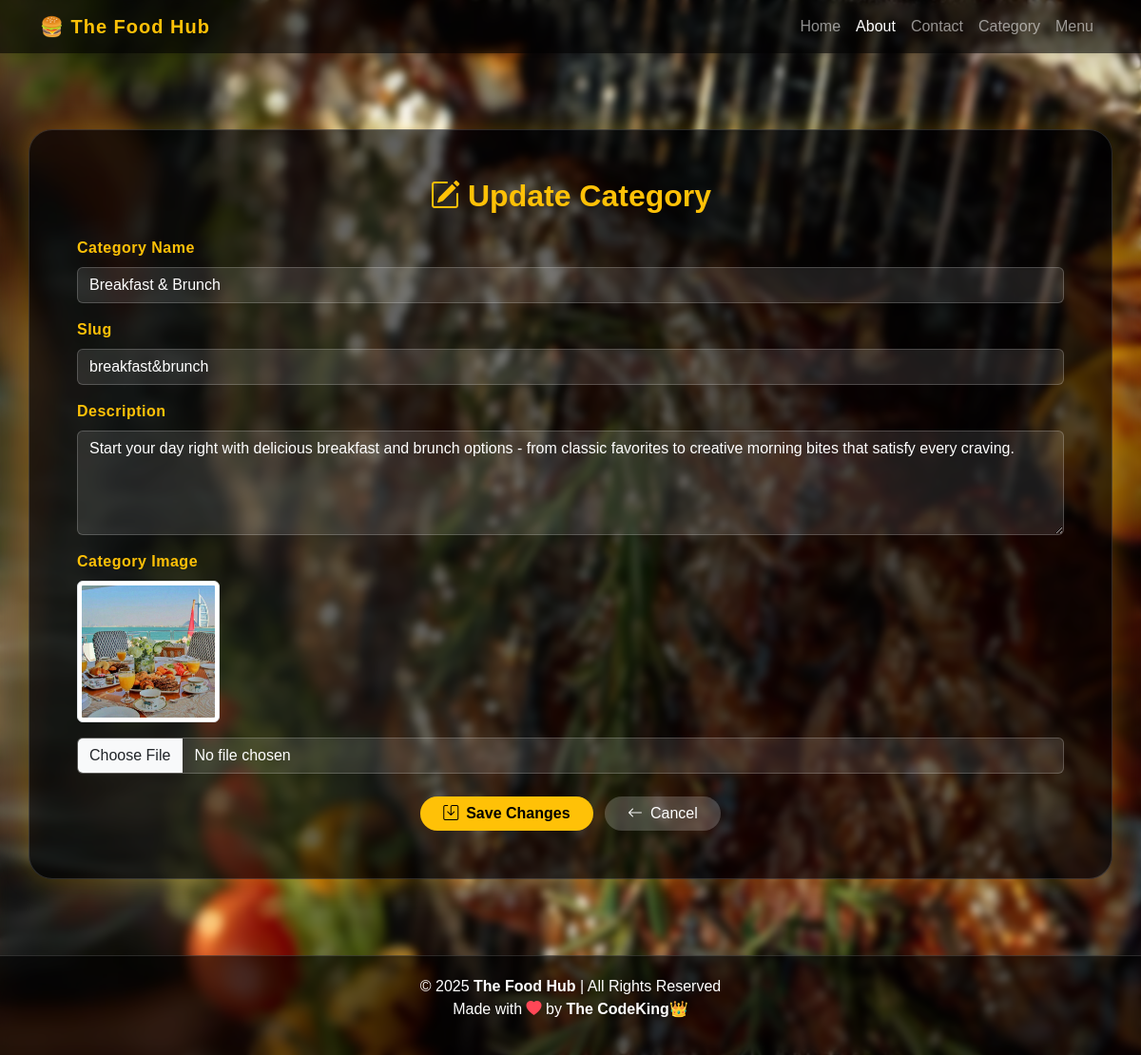
Screenshot of /category/update/3/ with the database file from the repository.
### category/models.py (models this page shows, shortened)
class Category(models.Model):
    name = models.CharField(max_length=255, unique=True)
    slug = models.SlugField(unique=True, blank=True)
    description = models.TextField(blank=True, null=True)
    quantity = models.PositiveIntegerField(default=0)
    image = models.ImageField(upload_to='category_images', blank=True, null=True)
    created_at = models.DateTimeField(auto_now_add=True)

### category/views.py (the view, shortened to what this page needs)
# urls.py: path('category/update/<int:id>/', views.updatecategory, name='updatecategory'),
def updatecategory(request, id):
    category = get_object_or_404(Category, id=id)
    return render(request, 'category/updatecategory.html', {'category': category})

### category/templates/category/updatecategory.html (shortened to what this page needs)
{% load static %}
<!DOCTYPE html>
<html lang="en">
<head>
  <link href="https://cdn.jsdelivr.net/npm/bootstrap@5.3.3/dist/css/bootstrap.min.css" rel="stylesheet">
  <link href="https://cdn.jsdelivr.net/npm/bootstrap-icons@1.11.3/font/bootstrap-icons.css" rel="stylesheet">
</head>
<body>
  <nav class="navbar navbar-expand-lg navbar-dark sticky-top shadow-sm">
    <div class="container">
      <a class="navbar-brand" href="{% url 'home' %}">
        🍔 The Food Hub
      </a>
      <div class="collapse navbar-collapse" id="navbarNav">
        <ul class="navbar-nav ms-auto align-items-center">
          <li class="nav-item"><a class="nav-link" href="{% url 'home' %}">Home</a></li>
          <li class="nav-item"><a class="nav-link active" href="{% url 'about' %}">About</a></li>
          <li class="nav-item"><a class="nav-link" href="{% url 'contact' %}">Contact</a></li>
          <li class="nav-item"><a class="nav-link" href="{% url 'category_list' %}">Category</a></li>
          <li class="nav-item"><a class="nav-link" href="{% url 'menu_list' %}">Menu</a></li>
        </ul>
      </div>
    </div>
  </nav>
  <div class="container form-container">
    <h2 class="text-center text-warning fw-bold mb-4">
      <i class="bi bi-pencil-square me-2"></i>Update Category
    </h2>
    <form method="POST" enctype="multipart/form-data" class="needs-validation" novalidate>
      <div class="mb-3">
        <label class="form-label">Category Name</label>
        <input type="text" name="name" class="form-control" value="{{ category.name }}" required>
      </div>
      <div class="mb-3">
        <label class="form-label">Slug</label>
        <input type="text" name="slug" class="form-control" value="{{ category.slug }}" required>
      </div>
      <div class="mb-3">
        <label class="form-label">Description</label>
        <textarea name="description" rows="4" class="form-control" required>{{ category.description }}</textarea>
      </div>
      <div class="mb-3">
        <label class="form-label">Category Image</label><br>
        {% if category.image %}
          <img src="{{ category.image.url }}" alt="{{ category.name }}" class="img-thumbnail mb-3" width="150">
        {% endif %}
        <input type="file" name="image" class="form-control">
      </div>
      <div class="text-center mt-4">
        <button type="submit" class="btn btn-warning px-4 me-2">
          <i class="bi bi-save me-2"></i>Save Changes
        </button>
        <a href="{% url 'category_list' %}" class="btn btn-secondary px-4">
          <i class="bi bi-arrow-left me-2"></i>Cancel
        </a>
      </div>
    </form>
  </div>
  <footer>
    <p class="mb-0">© 2025 <strong>The Food Hub</strong> | All Rights Reserved</p>
    <p>Made with <i class="bi bi-heart-fill"></i> by <strong>The CodeKing👑</strong></p>
  </footer>
</body>
</html>

### rows the page displays
Category: name "Breakfast & Brunch", slug "breakfast&brunch", description "Start your day right with delicious breakfast and brunch options - from classic favorites to creative morning bites that satisfy every craving.", image (picture)
